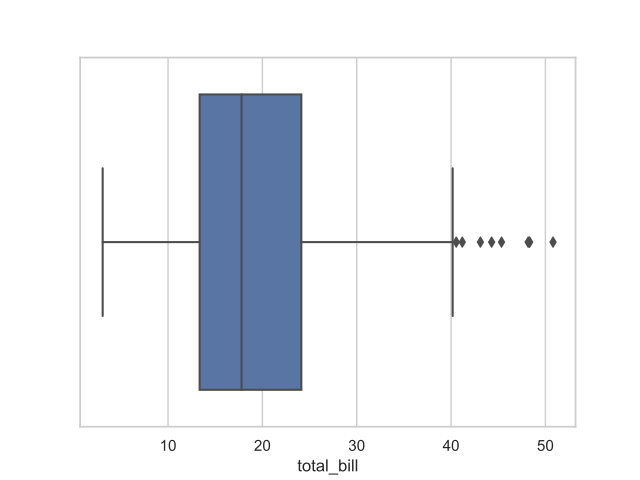

Write the Python code that produced this figure.
import seaborn as sns
sns.set(style="whitegrid")
tips = sns.load_dataset("tips")
ax = sns.boxplot(x=tips["total_bill"])
